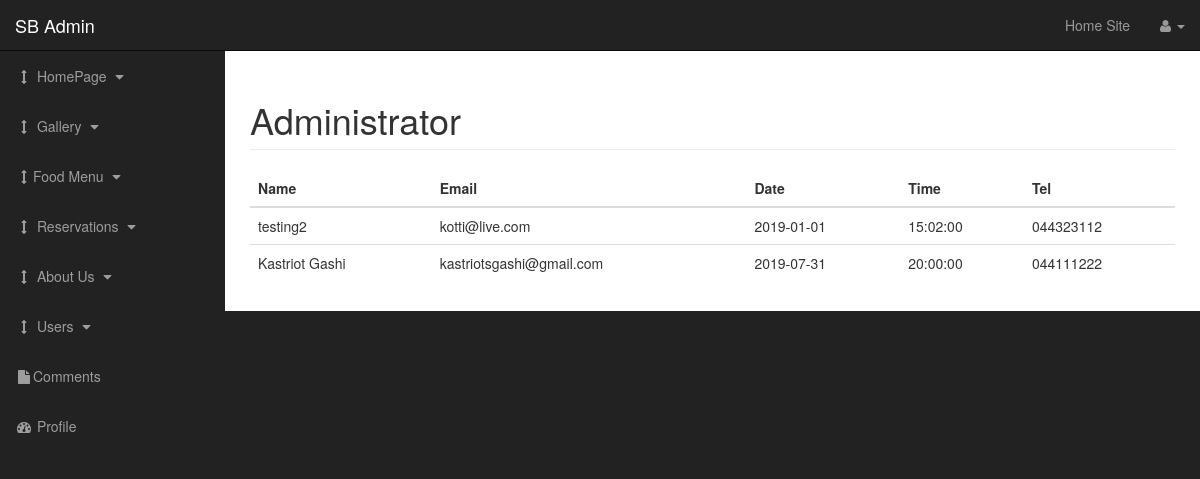
The app's page /admin/admin_reservations.php with its own data.
### tables this page shows
CREATE TABLE `reservations` (
  `id` int(11) NOT NULL,
  `name` varchar(100) NOT NULL,
  `email` varchar(200) NOT NULL,
  `date` date NOT NULL,
  `tel` varchar(100) NOT NULL,
  `time` time NOT NULL
);

### admin/admin_reservations.php (the view, shortened to what this page needs)
<?php
include_once "includes/admin_header.php";
include_once "includes/aside.php";
?>
    <div id="page-wrapper">
        <div class="container-fluid">
            <div class="row">
                <div class="col-lg-12">
                    <h1 class="page-header">
                        Administrator
                    </h1>
                    <?php
                    $query  = "SELECT * FROM reservations";
                    $result = mysqli_query($connection,$query);
                    ?>
                    <table class="table">
                        <thead>
                            <tr>
                                <th>Name</th>
                                <th>Email</th>
                                <th>Date</th>
                                <th>Time</th>
                                <th>Tel</th>
                            </tr>
                        </thead>
                        <tbody>
                            <?php while($row = mysqli_fetch_assoc($result)) {
                            ?>
                                <tr>
                                <td><?php echo $row['name']?></td>
                                <td><?php echo $row['email']?></td>
                                <td><?php echo $row['date']?></td>
                                <td><?php echo $row['time']?></td>
                                <td><?php echo $row['tel']?></td>
                            </tr>
                            <?php
                            }
                            ?>
                        </tbody>
                    </table>
                </div>
            </div>
        </div>
    </div>
    </div>
<?php
include_once "includes/footer.php";
?>

### admin/css/sb-admin.css (style rules this page uses)
body { margin-top: 100px; background-color: #222; }
@media (min-width:768px) { body { margin-top: 50px; } }
#page-wrapper { width: 100%; padding: 0; background-color: #fff; }
@media (min-width:768px) { #page-wrapper { padding: 10px; } }

### records on screen
reservations: name "testing2", email "kotti@live.com", date "2019-01-01", time "15:02:00", tel "044323112"
reservations: name "Kastriot Gashi", email "kastriotsgashi@gmail.com", date "2019-07-31", time "20:00:00", tel "044111222"
